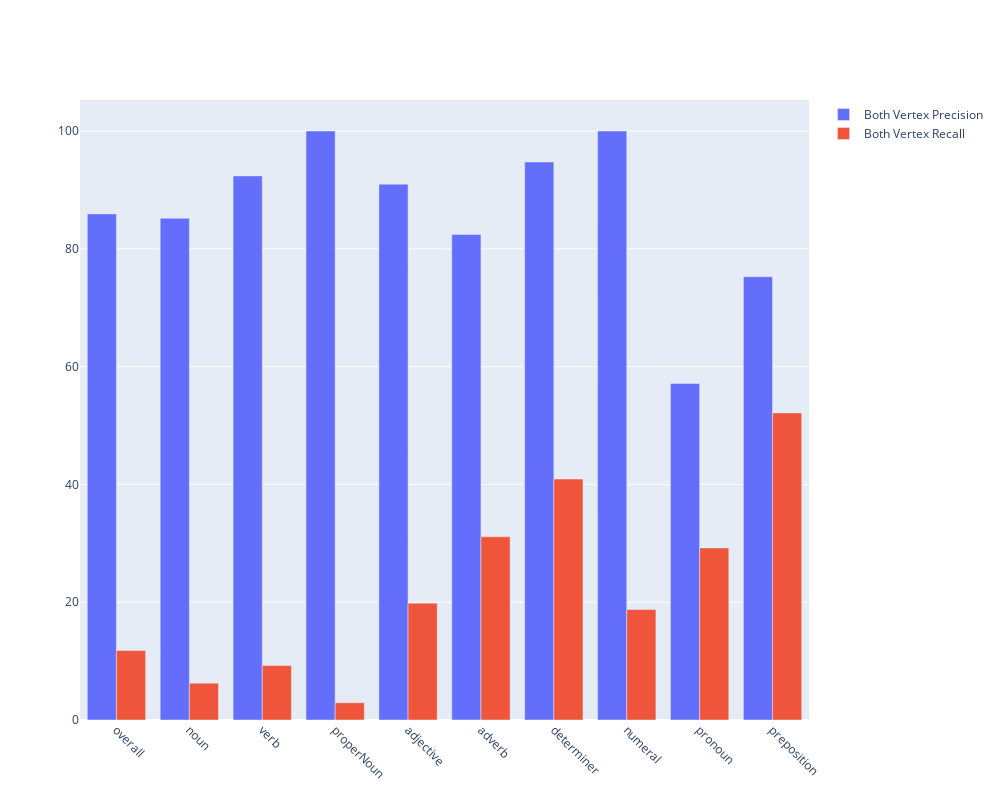
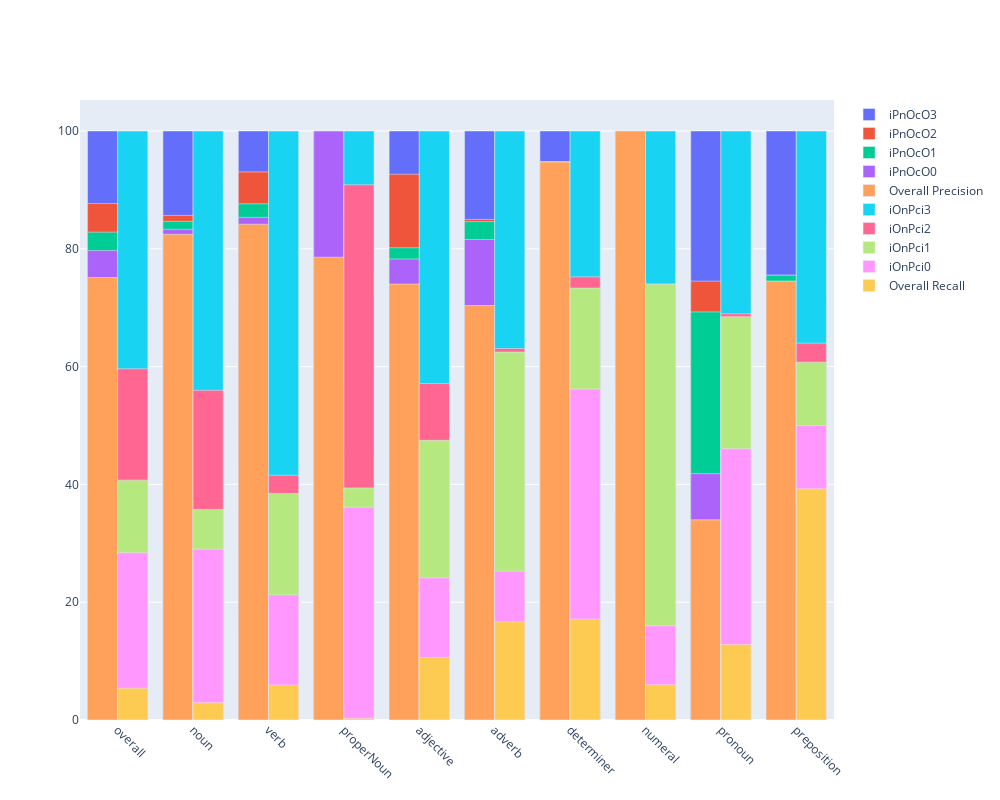

Notebook source saved alongside these figures, in order:
### Markdown cell above
<h5> Graph 1 - Both vertices common </h5>
Precision is fairly high at 88%. Particularly good for pronouns (99.5%) and numerals (97.8%). Low for pronouns (67%), prepositions (75%) and slightly for determiners and adverbs too (~81-82%). Note however that these 4 have the highest recalls (Determiners 62%, Prepositions 52%, Pronouns 43%, Adverbs 38%). This is high when compared to an overall average of 24%. ProperNouns have particularly low recall (14%). This is a little concerning as both vertices are present, but also expected because many language pairs may not have the same set of properNouns leading to a lack of cycles.
<h5> Graph 2 - Overall classification </h5>
Overall precision is 60% and recall 13%. The significant drop in both compared to Graph 1 just shows the incomplete-ness of Apertium data. Notice that the differences between the 2 sub-categories of one-vertex prec/recall in this graph don't mean much because the choice of lang1 and lang2 was arbitrary for a pair, and trends comparing these 2 are purely co-incidental. 
<b> Left bar </b> (% wrt predicted data compared to apertium lang-pair (original) ): </b> <br>
Most 'precision-misses' are mostly because neither vertex is present (22%, 55% of extra predictions). One vertex is missing in 13% cases whereas both in only 8%. This is good. Neither vertex is particularly prevalent in Nouns (23%), ProperNouns (37%). Both vertices missing happen prevalently in adverbs (14%), determiners (17%), pronouns (22%), and prepositions (21%). 1-vertex-missing is the major cause of 'extra' predictions only in pronouns (27%) and perhaps significant in determiners and adverbs. <br>
<b> Right bar </b> (% wrt apertium lang-pair data (original) compared to input data): <br>
Overall recall-misses are least due to neither vertex being there in the original data (12%, 15% of misses). 1 word missing (35%) and both present (40%) are the significant categories. Overall recall has trends quite similar to recall as in Graph 1. Neither vertex misses are significant mainly in ProperNouns (16%) and adverbs (17%). Both vertex recall misses are roughly similar across categories (30%-50%), with verbs (50%) on the higher side and properNouns/prepositions (both 32%) on the lower. 1-vertex-recall is lower for pronouns (20%) and particularly high mainly for properNouns (46%) and numerals (37%). <br>
It may be worth-while to divide the both-vertex data into have-common-bicomp or not for further breakdown/analysis. This is because vertices that share a biconnected component have a cycle through both of them.

### Code cell
metrics = getRaw("en-es")
bvP, bvR, ipnoco, ionpci = compute(metrics)
printdatacount(metrics)
plot2in2(bvP, bvR, ipnoco, ionpci)

### Figure 1 — Plotly figure (JSON) as saved in the notebook; plotly's stock layout.template omitted (floating-point values rounded to 4 significant figures)
{"data": [{"base": 0, "name": "Both Vertex Precision", "offset": -0.4, "type": "bar", "width": 0.4, "x": ["overall", "noun", "verb", "properNoun", "adjective", "adverb", "determiner", "numeral", "pronoun", "preposition"], "y": [85.93, 85.19, 92.37, 100, 90.97, 82.42, 94.74, 100, 57.14, 75.26]}, {"base": 0, "name": "Both Vertex Recall", "offset": 0, "type": "bar", "width": 0.4, "x": ["overall", "noun", "verb", "properNoun", "adjective", "adverb", "determiner", "numeral", "pronoun", "preposition"], "y": [11.79, 6.25, 9.235, 2.929, 19.84, 31.11, 40.91, 18.75, 29.21, 52.14]}], "layout": {"barmode": "group", "height": 800, "width": 1000, "xaxis": {"tickangle": 45}}}

### Figure 2 — Plotly figure (JSON) as saved in the notebook; plotly's stock layout.template omitted (floating-point values rounded to 4 significant figures)
{"data": [{"base": 0, "name": "iPnOcO3", "offset": -0.4, "type": "bar", "width": 0.4, "x": ["overall", "noun", "verb", "properNoun", "adjective", "adverb", "determiner", "numeral", "pronoun", "preposition"], "y": [100.0, 100, 100, 100, 100.0, 100, 100, 100, 100, 100]}, {"base": 0, "name": "iPnOcO2", "offset": -0.4, "type": "bar", "width": 0.4, "x": ["overall", "noun", "verb", "properNoun", "adjective", "adverb", "determiner", "numeral", "pronoun", "preposition"], "y": [87.7, 85.67, 93.05, 100, 92.66, 85.0, 94.74, 100, 74.51, 75.51]}, {"base": 0, "name": "iPnOcO1", "offset": -0.4, "type": "bar", "width": 0.4, "x": ["overall", "noun", "verb", "properNoun", "adjective", "adverb", "determiner", "numeral", "pronoun", "preposition"], "y": [82.83, 84.65, 87.64, 100, 80.18, 84.62, 94.74, 100, 69.28, 75.51]}, {"base": 0, "name": "iPnOcO0", "offset": -0.4, "type": "bar", "width": 0.4, "x": ["overall", "noun", "verb", "properNoun", "adjective", "adverb", "determiner", "numeral", "pronoun", "preposition"], "y": [79.7, 83.31, 85.33, 100, 78.27, 81.58, 94.74, 100, 41.83, 74.49]}, {"base": 0, "name": "Overall Precision", "offset": -0.4, "type": "bar", "width": 0.4, "x": ["overall", "noun", "verb", "properNoun", "adjective", "adverb", "determiner", "numeral", "pronoun", "preposition"], "y": [75.13, 82.46, 84.17, 78.57, 74.01, 70.37, 94.74, 100, 33.99, 74.49]}, {"base": 0, "name": "iOnPci3", "offset": 0, "type": "bar", "width": 0.4, "x": ["overall", "noun", "verb", "properNoun", "adjective", "adverb", "determiner", "numeral", "pronoun", "preposition"], "y": [100, 100, 100, 100, 100, 100, 100.0, 100, 100.0, 100]}, {"base": 0, "name": "iOnPci2", "offset": 0, "type": "bar", "width": 0.4, "x": ["overall", "noun", "verb", "properNoun", "adjective", "adverb", "determiner", "numeral", "pronoun", "preposition"], "y": [59.64, 55.97, 41.55, 90.88, 57.12, 63.07, 75.24, 74, 68.97, 63.98]}, {"base": 0, "name": "iOnPci1", "offset": 0, "type": "bar", "width": 0.4, "x": ["overall", "noun", "verb", "properNoun", "adjective", "adverb", "determiner", "numeral", "pronoun", "preposition"], "y": [40.72, 35.75, 38.47, 39.4, 47.48, 62.46, 73.33, 74, 68.47, 60.75]}, {"base": 0, "name": "iOnPci0", "offset": 0, "type": "bar", "width": 0.4, "x": ["overall", "noun", "verb", "properNoun", "adjective", "adverb", "determiner", "numeral", "pronoun", "preposition"], "y": [28.39, 29.0, 21.24, 36.14, 24.13, 25.28, 56.19, 16, 46.06, 50]}, {"base": 0, "name": "Overall Recall", "offset": 0, "type": "bar", "width": 0.4, "x": ["overall", "noun", "verb", "properNoun", "adjective", "adverb", "determiner", "numeral", "pronoun", "preposition"], "y": [5.394, 2.936, 5.947, 0.2753, 10.61, 16.68, 17.14, 6, 12.81, 39.25]}], "layout": {"barmode": "group", "height": 800, "width": 1000, "xaxis": {"tickangle": 45}}}
